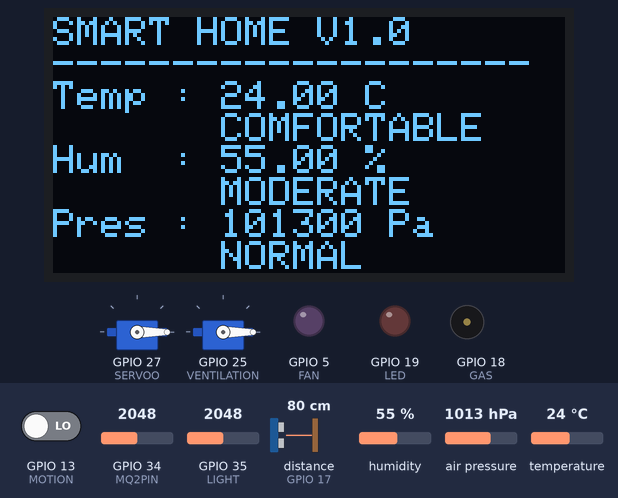
A program run on a simulated ESP32. Parts: 128×64 one-colour display, 2 × servo, output pins drawn as LEDs (lit = HIGH), buzzer (waves = sounding, pin HIGH). Wiring (from diagram.json): ultrasonic range finder: trigger GPIO 16; echo GPIO 17. Inputs (shaded band) come from the test bench; at power-on: distance to the obstacle (sensor on GPIO 17) 80 cm, temperature 24 °C, GPIO 34 (MQ2PIN) = 2048, GPIO 13 (MOTION) LOW, GPIO 35 (LIGHT) = 2048, humidity 55 %, air pressure 1013 hPa. The echo pulse lasts 58.3 µs per cm; WiFi joins after 1.5 s; servers stay silent unless stated; random numbers use the default seed unless the program sets one; no MQTT or app messages arrive unless stated; pins used as bus, display or sensor lines are not drawn; what the program prints to the serial monitor is not drawn.

Above: at 11.0 s.
11.1 s: distance to the obstacle (sensor on GPIO 17) set to 33 cm
At 24.8 s:
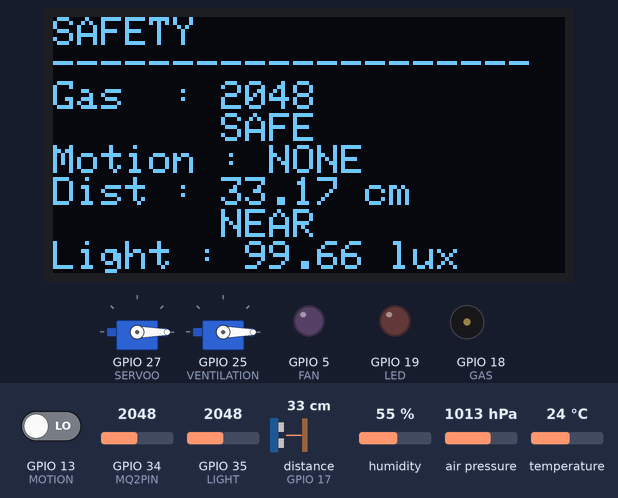
25.1 s: distance to the obstacle (sensor on GPIO 17) set to 27 cm
At 35.5 s:
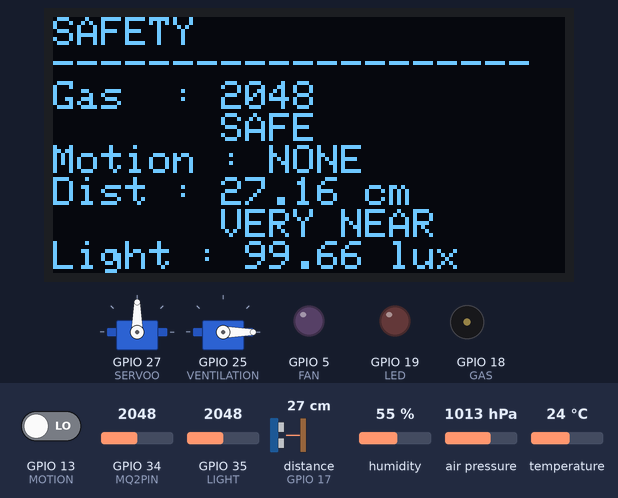
38.6 s: temperature set to 27.4 °C
At 44.3 s:
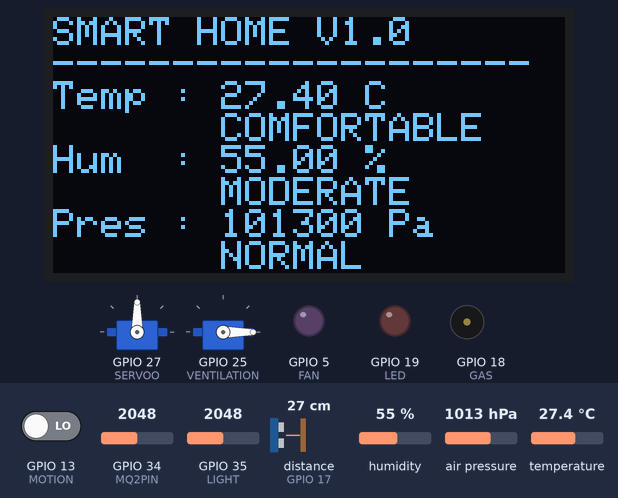
47.0 s: temperature set to 28.7 °C
At 54.5 s:
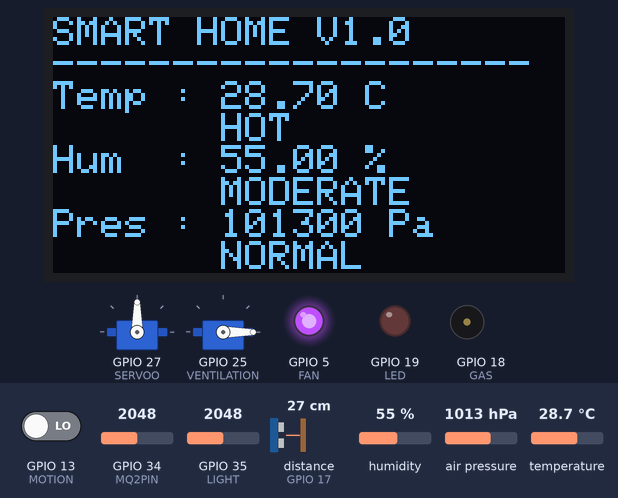
60.4 s: GPIO 34 (MQ2PIN) set to 3674
At 67.6 s:
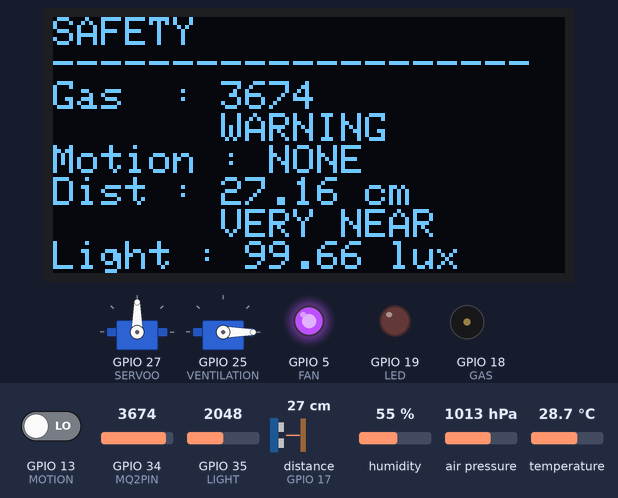
71.2 s: GPIO 34 (MQ2PIN) set to 3762
At 79.0 s:
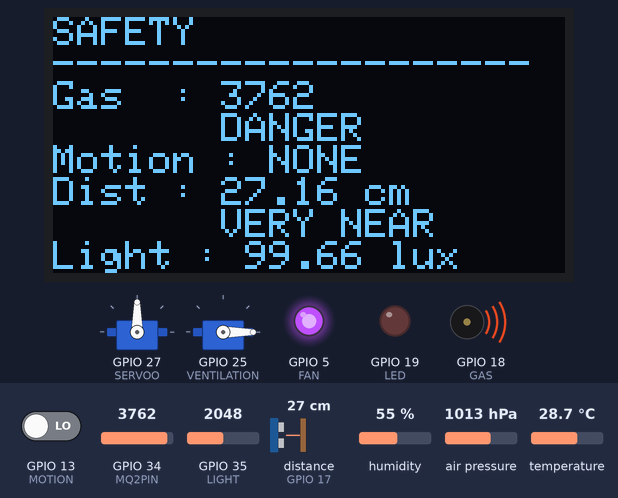
Timing chart, 0 to 80.5 s (numbered marks = the images above; inputs shaded):
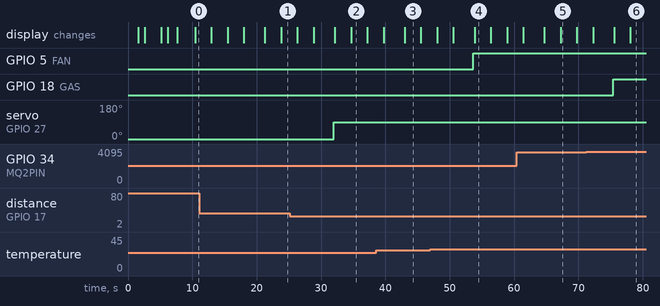

Measured:
- the behaviour switches between 30 and 29 cm on distance to the obstacle (sensor on GPIO 17) (found by bisection; images 1 and 2)
- the behaviour switches between 27.9 and 28 °C on temperature (found by bisection; images 3 and 4)
- the behaviour switches between 3713 and 3714 on GPIO 34 (MQ2PIN) (found by bisection; images 5 and 6)
- after the input at 25.1 s, servo on GPIO 27 (SERVOO): 0° → 90° after 6.8 s
- after the input at 47.0 s, GPIO 5 (FAN): LOW → HIGH after 6.7 s
- after the input at 71.2 s, GPIO 18 (GAS): LOW → HIGH after 4.2 s
- what the display in image 2 shows lasts 2.5 s, from 34.7 s to 37.2 s

The program:

main.cpp
```cpp
#include <DHT.h>
#include <Wire.h>
#include <Adafruit_BMP085.h>
#include <ESP32Servo.h>
#include <Arduino.h>
#include <WiFi.h>
#include <PubSubClient.h>
#include <Adafruit_GFX.h>
#include <Adafruit_SSD1306.h>


#define DHTPIN 2            // temperature and humidity
#define MQ2PIN 34           // gas
#define MOTION 13           // motion
#define LIGHT 35           // light
#define TRIG 16             // distance
#define ECHO 17             // distance
#define LED 19
#define GAS 18
#define FAN 5
#define SERVOO 27
#define VENTILATION 25
#define SCREEN_WIDTH 128
#define SCREEN_LENGTH 64
#define SCREEN_RESET -1

#define DHTTYPE DHT22
Servo servo;
Servo venti;

DHT dht(DHTPIN, DHTTYPE);
Adafruit_BMP085 pressure;

float temp;
float hum;
int smokesensor;
int mot;
float lit;
String mode="AUTO";
String WiFiStatus;
String MQTTStatus;


const float GAMMA = 0.7;
const float RL10 = 50;

float distance;
int32_t pre;
boolean PressureOK;

const char* ssid="Wokwi-GUEST";
const char* password="";
const char* mqtt_server="broker.hivemq.com";

WiFiClient espClient;
PubSubClient client(espClient);

unsigned long lastMessage=0;

//============================WIFI SETUP=========================

void wifi_setup()
{
  WiFi.begin(ssid,password);
  while(WiFi.status()!=WL_CONNECTED)
  {
    delay(500);
  }
  if(WiFi.status()==WL_CONNECTED)
  {
    WiFiStatus="CONNECTED";
  }
  else
  {
    WiFiStatus="NOT CONNECTED";
  }
}


void reconnect()
{
  while(!client.connected())
  {
    String clientID="Wokwi-ESP32-";
    clientID=clientID+String(random(0xffff),HEX);

    if(client.connect(clientID.c_str()))
    {
      client.subscribe("Harshal_SmartHome/control");

    }
    else
    {
      delay(5000);
    }
  }
}

// ==================== STATUS VARIABLES ====================

String temperatureStatus;
String humidityStatus;
String gasStatus;
String motionStatus;
String lightStatus;
String distanceStatus;
String pressureStatus;

String roomLightStatus="OFF";
String buzzerStatus="OFF";
String fanStatus="OFF";
String doorStatus="CLOSED";
String ventilationStatus="CLOSED";


//=======================DISPLAY============================
Adafruit_SSD1306 display(SCREEN_WIDTH, SCREEN_LENGTH, &Wire, SCREEN_RESET);

//=====================MQTT MESSAGE=====================
void callback(char* topic, byte* payload, unsigned int length)
{
  String message;
  Serial.println("===== MQTT MESSAGE RECEIVED =====");
Serial.print("Topic   : ");
Serial.println(topic);
Serial.print("Payload : ");
Serial.println(message);
Serial.println("===============================");
  for(unsigned int i=0; i<length;i++)
  {
    message = message + (char)payload[i];

  }
    if(message=="MANUAL")
{
    mode="MANUAL";
}
else if(message=="AUTO")
{
    mode="AUTO";
}
else if(mode=="MANUAL")
{
    if(message=="LIGHT_ON")
    {
        roomLightStatus="ON";
        digitalWrite(LED,HIGH);
    }

    else if(message=="LIGHT_OFF")
    {
        roomLightStatus="OFF";
        digitalWrite(LED,LOW);
    }

    else if(message=="FAN_ON")
    {
        fanStatus="ON";
        digitalWrite(FAN,HIGH);
    }

    else if(message=="FAN_OFF")
    {
        fanStatus="OFF";
        digitalWrite(FAN,LOW);
    }

    else if(message=="DOOR_OPEN")
    {
        doorStatus="OPEN";
        servo.write(90);
    }

    else if(message=="DOOR_CLOSE")
    {
        doorStatus="CLOSED";
        servo.write(0);
    }

    else if(message=="VENT_OPEN")
    {
        ventilationStatus="OPEN";
        venti.write(90);
    }

    else if(message=="VENT_CLOSE")
    {
        ventilationStatus="CLOSED";
        venti.write(0);
    }

    else
    {
        Serial.print("Unknown MQTT Command: ");
        Serial.println(message);
    }
}


}

void CheckWIFI()
{
  if(WiFi.status()!=WL_CONNECTED)
  {
    WiFiStatus="NOT CONNECTED";
    Serial.println("WiFi Lost!");
    Serial.println("Reconnecting...");

    WiFi.disconnect();
    WiFi.begin(ssid, password);
    while(WiFi.status()!=WL_CONNECTED)
    {
      delay(500);
      Serial.print(".");
    }
    Serial.println();
    Serial.println("WiFi Reconnected!");

        WiFiStatus = "CONNECTED";
    }
    else
    {
        WiFiStatus = "CONNECTED";
    }


  }


void setup() {

  // put your setup code here, to run once:
  Serial.begin(9600);
  randomSeed(micros());
  //display initialisation
  if(!display.begin(SSD1306_SWITCHCAPVCC,0x3C))
  {
    Serial.println("Screen allocation failed");
    for(;;);
  }

    display.clearDisplay();
    display.setTextSize(2);
    display.setTextColor(WHITE);
    display.setCursor(8,8);
    display.println("SMART");
    display.println(" HOME");
    display.display();
    delay(1500);

    display.clearDisplay();
    display.setTextSize(1);
    display.setCursor(0,0);

    display.println("SYSTEM STARTUP");
    display.println("--------------------");
    display.println("[OK] OLED");
    display.println("[OK] Sensors");
    display.println();
    display.println("Initializing...");
    display.display();
    delay(1000);
  //wifi setup

  display.clearDisplay();
    display.setTextSize(1);
    display.setCursor(0,0);

    display.println("NETWORK");
    display.println("--------------------");
    display.println("Connecting WiFi...");
    display.display();
    delay(1000);

  wifi_setup();

  display.clearDisplay();
  display.setCursor(0,0);

  display.println("NETWORK");
  display.println("--------------------");
  display.println("WiFi Connected");
  display.println();
  display.println(WiFi.localIP());
  display.display();
  delay(1000);

  //mqtt setup
  client.setServer(mqtt_server,1883);
  client.setCallback(callback);
  reconnect();
    display.clearDisplay();
    display.setCursor(0,0);

    display.println("NETWORK");
    display.println("--------------------");
    display.println("MQTT Connected");
    display.println();
    display.println("Broker Ready");
    display.display();
    delay(1000);

  pinMode(LED,OUTPUT);
  digitalWrite(LED,LOW);
  pinMode(GAS,OUTPUT);
  pinMode(FAN,OUTPUT);
  digitalWrite(FAN,LOW);
  servo.attach(SERVOO);
  venti.attach(VENTILATION);
  servo.write(0);
  venti.write(0);

  Serial.println();
  Serial.println("========================================");
  Serial.println("       SMART HOME SYSTEM STARTUP");
  Serial.println("========================================");

  // ==================== TEMPERATURE ====================

  dht.begin();
  Serial.println("[OK] Temperature sensor initiated");

  // ==================== HUMIDITY ====================

  Serial.println("[OK] Humidity sensor initiated");

  // ==================== GAS ====================

  Serial.println("[OK] Gas sensor initiated");

  // ==================== MOTION ====================

  Serial.println("[OK] Motion sensor initiated");

  // ==================== LIGHT ====================

  Serial.println("[OK] Light sensor initiated");

  // ==================== DISTANCE ====================

  pinMode(TRIG, OUTPUT);
  pinMode(ECHO, INPUT);

  Serial.println("[OK] Distance sensor initiated");

  // ==================== PRESSURE ====================

  Wire.begin(21, 22);

  PressureOK = pressure.begin();

  if (PressureOK)
  {
    Serial.println("[OK] Pressure sensor initiated");
  }
  else
  {
    Serial.println("[ERROR] Pressure sensor failed");
  }

  Serial.println("========================================");
  Serial.println("          SYSTEM READY");
  Serial.println("========================================");


  display.clearDisplay();
  display.setTextSize(2);
  display.setCursor(8,0);
  display.println("READY");

  display.setTextSize(1);
  display.println();
  display.println("--------------------");
  display.println("Smart Home Online");
  display.println("Mode : AUTO");

  display.display();
  delay(2000);
}


void loop() {

  //-------------------WIFI----------
  CheckWIFI();
  //------------------MQTT----------------------
  if(!client.connected())
  {
      reconnect();
  }

  MQTTStatus = client.connected() ? "CONNECTED" : "NOT CONNECTED";

  client.loop();
  //--------------------------------------------------------
  Serial.println();
  Serial.println("========================================");
  Serial.println("         SMART HOME LIVE DATA");
  Serial.println("========================================");


  //----------------------TEMPERATURE-------------------------

  temp = dht.readTemperature();

  if (isnan(temp))
  {
    temperatureStatus = "ERROR";

    Serial.println("TEMPERATURE : ERROR");
  }
  else
  {
    if (temp <= 18)
    {
      temperatureStatus = "COLD";
    }
    else if (temp < 28 && temp > 18)
    {
      temperatureStatus = "COMFORTABLE";
    }
    else
    {
      temperatureStatus = "HOT";
    }

    Serial.println(
      "TEMPERATURE : " + String(temp) + " C"
      + "  |  STATUS: " + temperatureStatus
    );
  }


  //----------------------HUMIDITY----------------------------

  hum = dht.readHumidity();

  if (isnan(hum))
  {
    humidityStatus = "ERROR";

    Serial.println("HUMIDITY    : ERROR");
  }
  else
  {
    if (hum <= 30)
    {
      humidityStatus = "DRY";
    }
    else if (hum > 30 && hum < 60)
    {
      humidityStatus = "MODERATE";
    }
    else
    {
      humidityStatus = "HUMID";
    }

    Serial.println(
      "HUMIDITY    : " + String(hum) + " %"
      + "  |  STATUS: " + humidityStatus
    );
  }


  //----------------------AIR-------------------------------

  smokesensor = analogRead(MQ2PIN);

  if (smokesensor <= 3578)
  {
    gasStatus = "SAFE";
  }
  else if (smokesensor > 3578 && smokesensor <= 3713)
  {
    gasStatus = "WARNING";
  }
  else
  {
    gasStatus = "DANGER";
  }

  Serial.println(
    "GAS LEVEL   : " + String(smokesensor) + " ADC"
    + "  |  STATUS: " + gasStatus
  );


  //---------------------MOTION-----------------------------

  mot = digitalRead(MOTION);

  if (mot == HIGH)
  {
    motionStatus = "DETECTED";
  }
  else
  {
    motionStatus = "NONE";
  }

  Serial.println(
    "MOTION      : " + motionStatus
  );


  //---------------------LIGHT---------------------------------

  int analogValue = analogRead(LIGHT);

  float voltage = analogValue / 4096. * 5;

  float resistance = 2000 * voltage / (1 - voltage / 5);

  lit = pow(
    RL10 * 1e3 * pow(10, GAMMA) / resistance,
    (1 / GAMMA)
  );

  if (lit <= 50)
  {
    lightStatus = "DARK";
  }
  else if (lit > 50 && lit <= 500)
  {
    lightStatus = "MODERATE";
  }
  else
  {
    lightStatus = "BRIGHT";
  }

  Serial.println(
    "LIGHT       : " + String(lit) + " lux"
    + "  |  STATUS: " + lightStatus
  );


  //---------------------DISTANCE-----------------------------

  digitalWrite(TRIG, LOW);

  delayMicroseconds(2);

  digitalWrite(TRIG, HIGH);

  delayMicroseconds(10);

  digitalWrite(TRIG, LOW);

  int duration = pulseIn(ECHO, HIGH, 30000);

  if (duration == 0)
  {
    distanceStatus = "NO OBJECT";

    Serial.println(
      "DISTANCE    : NO OBJECT / OUT OF RANGE"
    );
  }
  else
  {
    distance = duration / 58.0;

    if (distance <= 30)
    {
      distanceStatus = "VERY NEAR";
    }
    else if (distance > 30 && distance <= 100)
    {
      distanceStatus = "NEAR";
    }
    else
    {
      distanceStatus = "FAR";
    }

    Serial.println(
      "DISTANCE    : " + String(distance) + " cm"
      + "  |  STATUS: " + distanceStatus
    );
  }


  //---------------------PRESSURE--------------------------------

  if (PressureOK)
  {
    pre = pressure.readPressure();

    if (pre <= 100000)
    {
      pressureStatus = "LOW";
    }
    else if (pre > 100000 && pre <= 102000)
    {
      pressureStatus = "NORMAL";
    }
    else
    {
      pressureStatus = "HIGH";
    }

    Serial.println(
      "PRESSURE    : " + String(pre) + " Pa"
      + "  |  STATUS: " + pressureStatus
    );
  }
  else
  {
    pressureStatus = "ERROR";

    Serial.println(
      "PRESSURE    : ERROR"
    );
  }


  //---------------------MISCELLANEOUS--------------

  Serial.println("----------------------------------------");
  Serial.println("         NEXT UPDATE IN 10 SECONDS");
  Serial.println("========================================");


//====================================================
//                 ACTUATORS
//====================================================

Serial.println();
Serial.println("========================================");
Serial.println("           ACTUATOR STATUS");
Serial.println("========================================");


if(mode=="AUTO")
{
      // ROOM LED
    if(lightStatus=="DARK" && motionStatus=="DETECTED")
    {
        digitalWrite(LED,HIGH);
        roomLightStatus = "ON";
    }
    else
    {
        digitalWrite(LED,LOW);
        roomLightStatus = "OFF";
    }


    // GAS BUZZER
    if(gasStatus == "DANGER")
    {
        digitalWrite(GAS,HIGH);
        buzzerStatus = "ON";
    }
    else
    {
        digitalWrite(GAS,LOW);
        buzzerStatus = "OFF";
    }


    // FAN
    if(temperatureStatus=="HOT")
    {
        digitalWrite(FAN,HIGH);
        fanStatus = "ON";
    }
    else
    {
        digitalWrite(FAN,LOW);
        fanStatus = "OFF";
    }


    // DOOR SERVO
    if(distanceStatus=="VERY NEAR")
    {
        servo.write(90);
        doorStatus = "OPEN";
    }
    else
    {
        servo.write(0);
        doorStatus = "CLOSED";
    }


    // VENTILATION SERVO
    if(temperatureStatus=="HOT" && humidityStatus=="HUMID" && gasStatus=="DANGER")
    {
        venti.write(90);
        ventilationStatus = "OPEN";
    }
    else
    {
        venti.write(0);
        ventilationStatus = "CLOSED";
    }
}


    Serial.println("ROOM LIGHT  : "+roomLightStatus);
    Serial.println("GAS BUZZER  : "+buzzerStatus);
    Serial.println("FAN         : "+fanStatus);
    Serial.println("DOOR SERVO  : "+doorStatus);
    Serial.println("VENTILATION : "+ventilationStatus);
    Serial.println("==============================================");


//PUBLISHING SENSOR DATA
  unsigned long now = millis();

if(now-lastMessage>5000)
{
    lastMessage = now;

    String payload;

    //================ TEMPERATURE ================

    payload = "TEMPERATURE : " + String(temp) + " C | STATUS: " + temperatureStatus;
    client.publish("Harshal_SmartHome/sensor/temperature", payload.c_str());

    //================ HUMIDITY ===================

    payload = "HUMIDITY : " + String(hum) + " % | STATUS: " + humidityStatus;
    client.publish("Harshal_SmartHome/sensor/humidity", payload.c_str());

    //================ PRESSURE ===================

    payload = "PRESSURE : " + String(pre) + " Pa | STATUS: " + pressureStatus;
    client.publish("Harshal_SmartHome/sensor/pressure", payload.c_str());

    //================ GAS ========================

    payload = "GAS : " + String(smokesensor) + " ADC | STATUS: " + gasStatus;
    client.publish("Harshal_SmartHome/sensor/gas", payload.c_str());

    //================ MOTION =====================

    payload = "MOTION : " + motionStatus;
    client.publish("Harshal_SmartHome/sensor/motion", payload.c_str());

    //================ DISTANCE ===================

    payload = "DISTANCE : " + String(distance) + " cm | STATUS: " + distanceStatus;
    client.publish("Harshal_SmartHome/sensor/distance", payload.c_str());

    //================ LIGHT ======================

    payload = "LIGHT : " + String(lit) + " lux | STATUS: " + lightStatus;
    client.publish("Harshal_SmartHome/sensor/light", payload.c_str());

    //================ ROOM LIGHT =================

    payload = "ROOM LIGHT : " + roomLightStatus;
    client.publish("Harshal_SmartHome/actuator/light", payload.c_str());

    //================ BUZZER =====================

    payload = "BUZZER : " + buzzerStatus;
    client.publish("Harshal_SmartHome/actuator/buzzer", payload.c_str());

    //================ FAN ========================

    payload = "FAN : " + fanStatus;
    client.publish("Harshal_SmartHome/actuator/fan", payload.c_str());

    //================ DOOR =======================

    payload = "DOOR : " + doorStatus;
    client.publish("Harshal_SmartHome/actuator/door", payload.c_str());

    //================ VENTILATION ================

    payload = "VENTILATION : " + ventilationStatus;
    client.publish("Harshal_SmartHome/actuator/ventilation", payload.c_str());

    //=================WIFI=========================

    payload = "WiFi : " + WiFiStatus;
    client.publish("Harshal_SmartHome/network/wifi", payload.c_str());

    //=================MQTT=========================

    payload = "MQTT : " + MQTTStatus;
    client.publish("Harshal_SmartHome/network/mqtt", payload.c_str());

    //=================MODE=========================

    payload = "MODE : " + mode;
    client.publish("Harshal_SmartHome/network/mode", payload.c_str());


}


  //========DISPLAY ENVIRONMENT===========================
  //==================== SCREEN 1 ====================

display.clearDisplay();
display.setTextSize(1);
display.setTextColor(WHITE);
display.setCursor(0,0);

display.println("SMART HOME V1.0");
display.println("--------------------");

display.println("Temp : " + String(temp) + " C");
display.println("       " + temperatureStatus);

display.println("Hum  : " + String(hum) + " %");
display.println("       " + humidityStatus);

display.println("Pres : " + String(pre) + " Pa");
display.println("       " + pressureStatus);


display.display();
delay(2500);

//==================== SCREEN 2 ====================

display.clearDisplay();
display.setTextSize(1);
display.setTextColor(WHITE);
display.setCursor(0,0);

display.println("SAFETY");
display.println("--------------------");

display.println("Gas  : " + String(smokesensor));
display.println("       " + gasStatus);

display.println("Motion : " + motionStatus);

display.println("Dist : " + String(distance) + " cm");
display.println("       " + distanceStatus);
display.println("Light : " + String(lit) + " lux");
display.println("       " + lightStatus);

display.display();
delay(2500);
//==================== SCREEN 3 ====================

display.clearDisplay();
display.setTextSize(1);
display.setTextColor(WHITE);
display.setCursor(0,0);

display.println("ACTUATORS");
display.println("--------------------");

display.println("Light : " + roomLightStatus);

display.println("Fan   : " + fanStatus);

display.println("Door  : " + doorStatus);

display.println("Vent  : " + ventilationStatus);

display.println("Alarm : " + buzzerStatus);

display.display();
delay(2500);
//==================== SCREEN 4 ====================

display.clearDisplay();
display.setTextSize(1);
display.setTextColor(WHITE);
display.setCursor(0,0);

display.println("NETWORK");
display.println("--------------------");
display.println("WiFi : "+WiFiStatus);
display.println("MQTT : "+MQTTStatus);
display.println("Mode : "+mode);
display.println();
display.println("Smart Home Ready");

display.display();
delay(2500);
}
```
